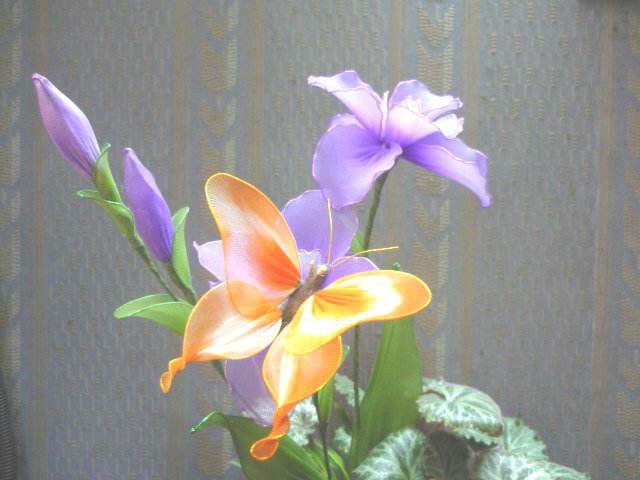
#> input picture datas/f4.jpg, 640 x 480 px
$ jupyter execute --allow-errors '二值图像连通域标记.ipynb'   (shell and % lines are left out)   (older library calls are emulated)
#> lines starting #> are read from the running program, lines starting #| are printed output that depends on the picture; after the words box and inside, x2 and y2 are one past the last pixel; in counts of white or black regions, pixels touching at a corner belong together
# 二值图像连通域标记

[cell 1]
import matplotlib.pyplot as plt
import numpy as np
import skimage as ski
import skimage.io as skio
import skimage.color as skcolor

[cell 2]
src = skio.imread('../datas/f4.jpg')
#> src is the input picture: shape (480, 640, 3); mean R, G, B 150.1, 147.8, 142.8
gray = skcolor.rgb2gray(src) * 255
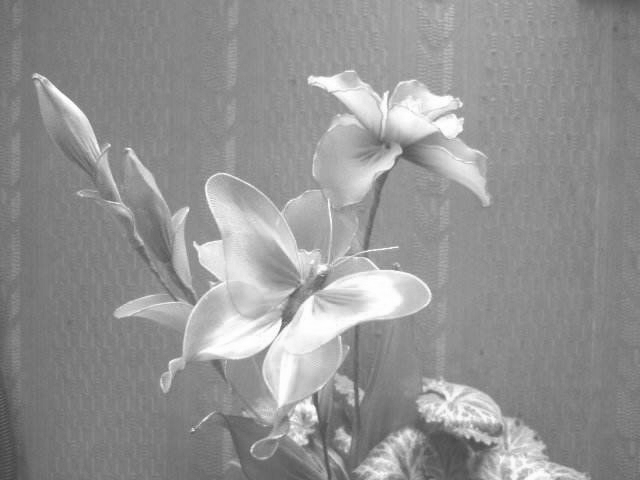
#> gray: shape (480, 640) float64; min 65.93, max 255, mean 147.9
# _,binary = cv2.threshold(gray,120,255,cv2.THRESH_BINARY)
binary = np.zeros_like(gray)
idx = (gray > 160) & (gray <= 255)
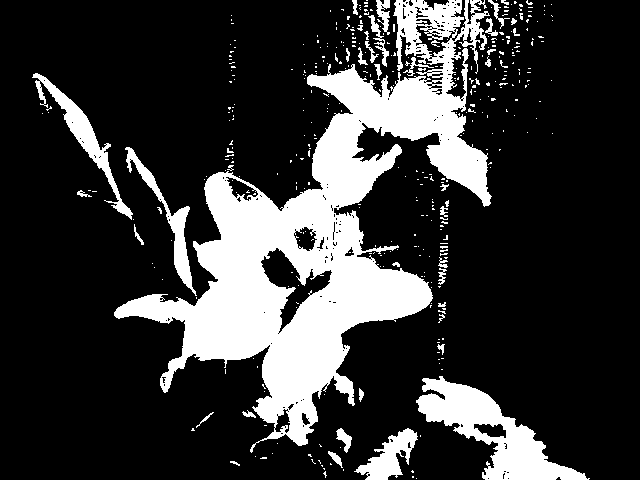
#> idx: shape (480, 640) bool; 21.5% white; 394 white regions (353 under 20 px), largest, box (x1, y1, x2, y2) and area: (114, 0, 492, 453) 50750, (416, 376, 590, 480) 6440, (32, 73, 133, 220) 2103
binary[idx] = 255
binary = np.uint8(binary)
# binary = np.clip(binary,0,255)
# binary = np.uint8(binary)

[cell 3]
def bwlabel(src):
    rows,cols = src.shape[0],src.shape[1]
#     print(rows,cols,src.dtype)
    imgclone = np.zeros((rows + 1,cols+1),dtype=src.dtype)
    imgclone[1:rows+1,1:cols+1] = src
#     print(imgclone.shape)
    imglabeled = np.zeros_like(imgclone)
    _,contours, hierarchy = cv2.findContours(imgclone,cv2.RETR_TREE,cv2.CHAIN_APPROX_SIMPLE)
#     print(len(contours),len(hierarchy))
    contours_label = np.zeros(len(contours))
    num_label = 1
    # 标记外围轮廓
    for i in range(len(contours)):
        # 有Parent轮廓
        print(len(hierarchy[i]))
        if (hierarchy[i][3] >= 0).all():
            continue
        for k in range(len(contours[i])):
#             coord = np.array(contours[i][k])
#             print(coord.shape)
#             print(contours[i][k][0][1])
            imglabeled[contours[i][k][0][1],contours[i][k][0][0]] = num_label
        num_label += 1
        contours_label[i] = num_label
    # 标记内轮廓
    for i in range(len(contours)):
        if (hierarchy[i][3] < 0).all():
            continue
        for k in range(len(contours[i])):
#             coord = np.array(contours[i][k])
#             print(coord.shape)
            imglabeled[contours[i][k][0][1],contours[i][k][0][0]] = contours_label[hierarchy[i][3]]
    # 非轮廓像素的标记
    for i in range(0,rows+1):
        for j in range(1,cols+1):
            if imgclone[i,j] != 0 and imglabeled[i,j] == 0:
                imglabeled[i,j] = imglabeled[i,j-1]
    return imglabeled

#> (a cell that did not finish here is left out)

[cell 5]
plt.figure()
plt.imshow(binary,'gray')
# plt.figure()
# plt.imshow(imglabeled,'gray')
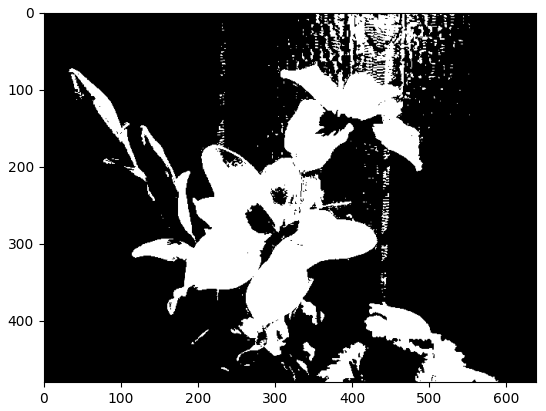
#> figure drawn by matplotlib, 1 panel

[cell 6]
print(gray)
#> (printed output is left out)

$ run again, with datas/f1.jpg copied over datas/f4.jpg
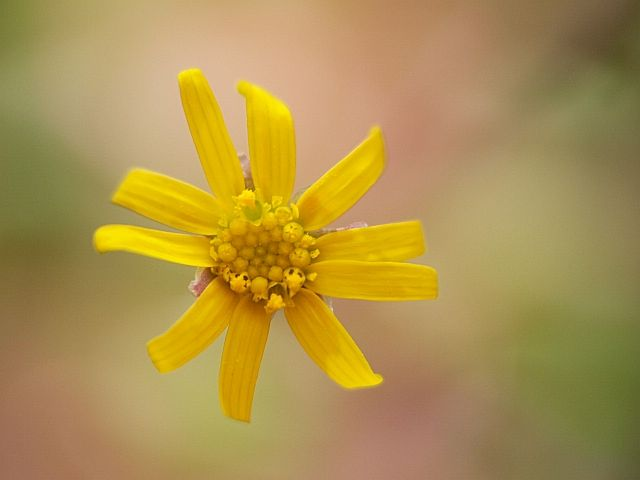
#> input picture datas/f1.jpg, 640 x 480 px
#> src is the input picture: shape (480, 640, 3); mean R, G, B 173.2, 145.8, 78.8
#> `idx = (gray > 160) & (gray <= 255)`:
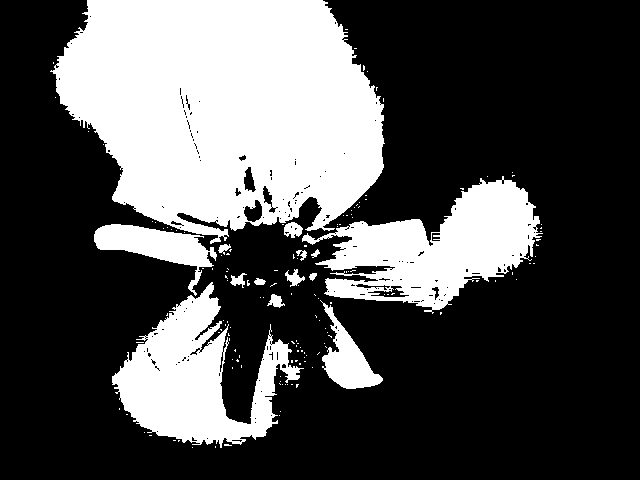
#> idx: shape (480, 640) bool; 31.5% white; 149 white regions (135 under 20 px), largest, box (x1, y1, x2, y2) and area: (50, 0, 385, 244) 60188, (302, 176, 543, 314) 15633, (112, 282, 304, 448) 14322
#> `[cell 5] plt.figure() plt.imshow(binary,'gray') # plt.figure() # plt.i..`:
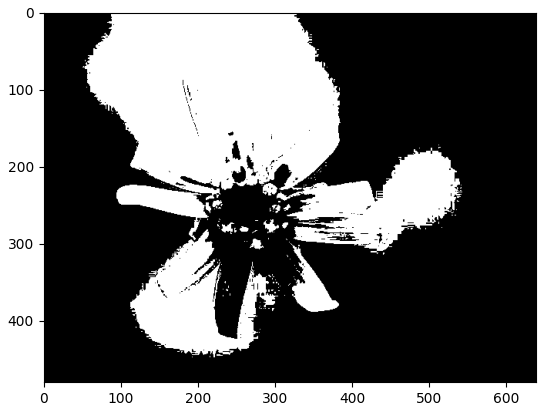
#> figure drawn by matplotlib, 1 panel
#> (printed output is left out)

$ run again, with datas/f3.jpg copied over datas/f4.jpg
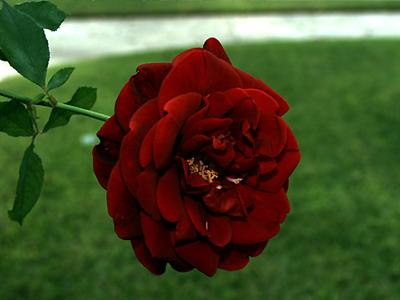
#> input picture datas/f3.jpg, 400 x 300 px
#> src is the input picture: shape (300, 400, 3); mean R, G, B 72.4, 78.6, 41.2
#> `idx = (gray > 160) & (gray <= 255)`:
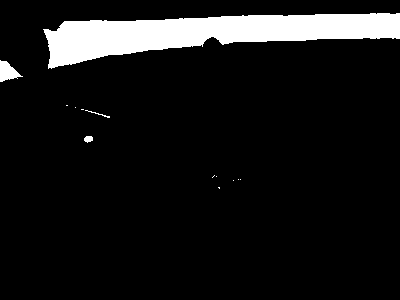
#> idx: shape (300, 400) bool; 8.9% white; 13 white regions (9 under 20 px), largest, box (x1, y1, x2, y2) and area: (43, 13, 400, 69) 10314, (0, 60, 23, 82) 281, (84, 136, 93, 143) 48, (85, 110, 110, 118) 34
#> `[cell 5] plt.figure() plt.imshow(binary,'gray') # plt.figure() # plt.i..`:
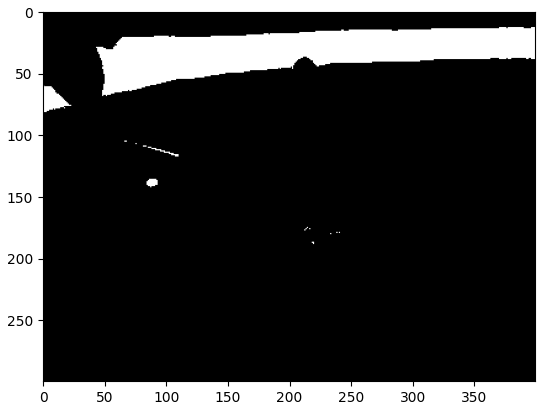
#> figure drawn by matplotlib, 1 panel
#> (printed output is left out)
